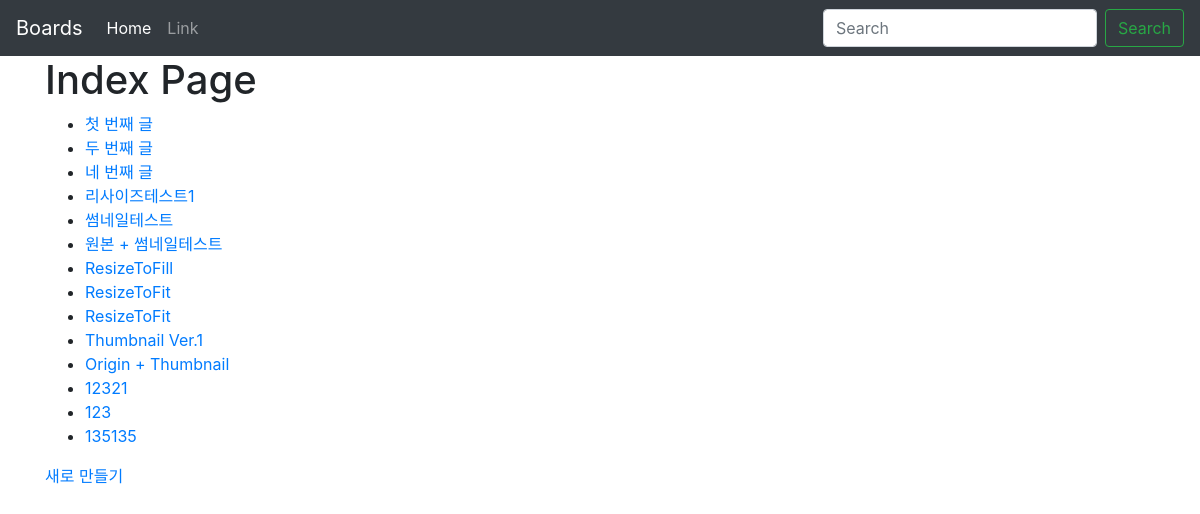
The page / on the database its author committed.
### boards/models.py (models this page shows)
class Board(models.Model):
    title = models.CharField(max_length=20)
    content = models.TextField()
    updated = models.DateTimeField(auto_now=True)
    created = models.DateTimeField(auto_now_add=True)
    image = models.ImageField(
        blank = True,
        upload_to = board_img_path
    )
    image_thumb = ImageSpecField(
        source = 'image',
        processors = [Thumbnail(100, 100)],
        format = "JPEG",
        options = {
            'quality': 90
        }
    )

### boards/views.py (the view)
# urls.py: path('', views.index, name='index'),
def index(request):
    boards = Board.objects.all()
    context = {
        'boards': boards
    }
    return render(request, 'boards/index.html', context)

### boards/templates/boards/index.html (shortened to what this page needs)
{% extends 'base.html' %}
{% load static %}
{% block content %}
<div class="container">
    <h1>Index Page</h1>
    <ul>
        {% for board in boards %}
            <li><a href="{% url 'boards:detail' board.id%}">{{ board.title }}</a></li>
        {% endfor %}
    </ul>
    <a href="{% url 'boards:new' %}">새로 만들기</a>
</div>
{% endblock %}

### config/templates/base.html (shortened to what this page needs)
<!DOCTYPE html>
<html lang="ko">
{% load static %}
<head>
    <link rel="stylesheet" href="https://stackpath.bootstrapcdn.com/bootstrap/4.3.1/css/bootstrap.min.css">
    <link rel="stylesheet" href="{% static 'boards/css/global.css' %}"/>
</head>
<body>
    <nav class="navbar navbar-expand-lg navbar-dark bg-dark">
        <a class="navbar-brand" href="{% url 'boards:index' %}">Boards</a>
        <div class="collapse navbar-collapse" id="navbarSupportedContent">
            <ul class="navbar-nav mr-auto">
            <li class="nav-item active">
                <a class="nav-link" href="{% url 'boards:index' %}">Home <span class="sr-only">(current)</span></a>
            </li>
            <li class="nav-item">
                <a class="nav-link" href="">Link</a>
            </li>
            </ul>
            <form class="form-inline my-2 my-lg-0">
            <input class="form-control mr-sm-2" type="search" placeholder="Search" aria-label="Search">
            <button class="btn btn-outline-success my-2 my-sm-0" type="submit">Search</button>
            </form>
        </div>
    </nav>
    {% block content %}
    {% endblock %}
</body>
</html>

### rows shown on the page
Board: title "첫 번째 글"
Board: title "두 번째 글"
Board: title "네 번째 글"
Board: title "리사이즈테스트1"
Board: title "썸네일테스트"
Board: title "원본 + 썸네일테스트"
Board: title "ResizeToFill"
Board: title "ResizeToFit"
Board: title "ResizeToFit"
Board: title "Thumbnail Ver.1"
Board: title "Origin + Thumbnail"
Board: title "12321"
Board: title "123"
Board: title "135135"
